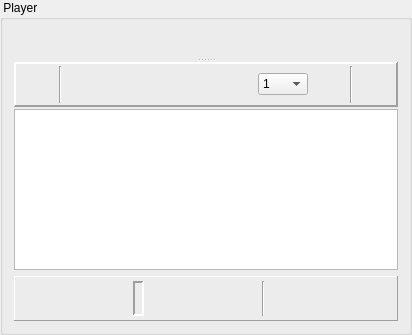
        <widget class="QGroupBox" name="groupPlayer">
         <property name="title">
          <string> Player </string>
         </property>
         <layout class="QVBoxLayout" name="verticalLayout_5">
          <item>
           <widget class="QSplitter" name="hSplitterPlayer">
            <property name="styleSheet">
             <string notr="true">QSplitter#hSplitterPlayer::handle {
   image: url(:/png/h_split);
}

QSplitter#hSplitterPlayer::handle:horizontal {
   width: 5px;
}

QSplitter#hSplitterPlayer::handle:vertical {
   height: 5px;
}

QSplitter#hSplitterPlayer::handle:hover {
   image: url(:/png/h_split_hover);
}

QSplitter#hSplitterPlayer::handle:pressed {
   image: url(:/png/h_split_pressed);
}
</string>
            </property>
            <property name="orientation">
             <enum>Qt::Vertical</enum>
            </property>
            <widget class="CPlayer" name="player" native="true"/>
            <widget class="QWidget" name="layoutWidget">
             <layout class="QVBoxLayout" name="vLayoutPlayInfo" stretch="0,80">
              <property name="spacing">
               <number>2</number>
              </property>
              <item>
               <widget class="QFrame" name="frameTimerInfo">
                <property name="minimumSize">
                 <size>
                  <width>0</width>
                  <height>45</height>
                 </size>
                </property>
                <property name="styleSheet">
                 <string notr="true">QFrame#frameTimerInfo {
background-color: qlineargradient(spread:pad, x1:0, y1:0, x2:0, y2:1, stop:0 #ccc, 	stop:0.7 #555, stop:1 #bbb);
border-left: 1px solid #eee;
border-right: 1px solid #666;
border-bottom: 1px solid #666;
border-top: 0px;
};</string>
                </property>
                <property name="frameShape">
                 <enum>QFrame::Panel</enum>
                </property>
                <property name="frameShadow">
                 <enum>QFrame::Raised</enum>
                </property>
                <property name="lineWidth">
                 <number>2</number>
                </property>
                <layout class="QHBoxLayout" name="horizontalLayout_2">
                 <property name="spacing">
                  <number>4</number>
                 </property>
                 <property name="leftMargin">
                  <number>5</number>
                 </property>
                 <property name="topMargin">
                  <number>2</number>
                 </property>
                 <property name="rightMargin">
                  <number>5</number>
                 </property>
                 <property name="bottomMargin">
                  <number>2</number>
                 </property>
                 <item>
                  <widget class="QPushButton" name="pushLive">
                   <property name="maximumSize">
                    <size>
                     <width>34</width>
                     <height>34</height>
                    </size>
                   </property>
                   <property name="toolTip">
                    <string>Show Live!</string>
                   </property>
                   <property name="text">
                    <string/>
                   </property>
                   <property name="icon">
                    <iconset>
                     <normaloff>branding:live</normaloff>branding:live</iconset>
                   </property>
                   <property name="iconSize">
                    <size>
                     <width>32</width>
                     <height>32</height>
                    </size>
                   </property>
                   <property name="flat">
                    <bool>true</bool>
                   </property>
                  </widget>
                 </item>
                 <item>
                  <widget class="Line" name="line_4">
                   <property name="orientation">
                    <enum>Qt::Vertical</enum>
                   </property>
                  </widget>
                 </item>
                 <item>
                  <widget class="QPushButton" name="pushPlay">
                   <property name="maximumSize">
                    <size>
                     <width>34</width>
                     <height>34</height>
                    </size>
                   </property>
                   <property name="toolTip">
                    <string>Play selected Channel</string>
                   </property>
                   <property name="text">
                    <string/>
                   </property>
                   <property name="icon">
                    <iconset resource="../common.qrc">
                     <normaloff>:/app/play</normaloff>:/app/play</iconset>
                   </property>
                   <property name="iconSize">
                    <size>
                     <width>32</width>
                     <height>32</height>
                    </size>
                   </property>
                   <property name="autoDefault">
                    <bool>false</bool>
                   </property>
                   <property name="flat">
                    <bool>true</bool>
                   </property>
                  </widget>
                 </item>
                 <item>
                  <widget class="QPushButton" name="pushRecord">
                   <property name="maximumSize">
                    <size>
                     <width>34</width>
                     <height>34</height>
                    </size>
                   </property>
                   <property name="toolTip">
                    <string>Record selected Channel</string>
                   </property>
                   <property name="text">
                    <string/>
                   </property>
                   <property name="icon">
                    <iconset resource="../common.qrc">
                     <normaloff>:/app/record</normaloff>:/app/record</iconset>
                   </property>
                   <property name="iconSize">
                    <size>
                     <width>32</width>
                     <height>32</height>
                    </size>
                   </property>
                   <property name="autoDefault">
                    <bool>false</bool>
                   </property>
                   <property name="flat">
                    <bool>true</bool>
                   </property>
                  </widget>
                 </item>
                 <item>
                  <widget class="QPushButton" name="pushStop">
                   <property name="enabled">
                    <bool>false</bool>
                   </property>
                   <property name="minimumSize">
                    <size>
                     <width>0</width>
                     <height>0</height>
                    </size>
                   </property>
                   <property name="maximumSize">
                    <size>
                     <width>34</width>
                     <height>34</height>
                    </size>
                   </property>
                   <property name="toolTip">
                    <string>Stop Player</string>
                   </property>
                   <property name="text">
                    <string/>
                   </property>
                   <property name="icon">
                    <iconset resource="../common.qrc">
                     <normaloff>:/app/stop</normaloff>:/app/stop</iconset>
                   </property>
                   <property name="iconSize">
                    <size>
                     <width>32</width>
                     <height>32</height>
                    </size>
                   </property>
                   <property name="autoDefault">
                    <bool>false</bool>
                   </property>
                   <property name="flat">
                    <bool>true</bool>
                   </property>
                  </widget>
                 </item>
                 <item>
                  <spacer name="horizontalSpacer_4">
                   <property name="orientation">
                    <enum>Qt::Horizontal</enum>
                   </property>
                   <property name="sizeHint" stdset="0">
                    <size>
                     <width>40</width>
                     <height>20</height>
                    </size>
                   </property>
                  </spacer>
                 </item>
                 <item>
                  <widget class="QPushButton" name="pushBwd">
                   <property name="enabled">
                    <bool>false</bool>
                   </property>
                   <property name="maximumSize">
                    <size>
                     <width>34</width>
                     <height>34</height>
                    </size>
                   </property>
                   <property name="toolTip">
                    <string>Jump Backward</string>
                   </property>
                   <property name="text">
                    <string/>
                   </property>
                   <property name="icon">
                    <iconset resource="../common.qrc">
                     <normaloff>:/app/bwd</normaloff>:/app/bwd</iconset>
                   </property>
                   <property name="iconSize">
                    <size>
                     <width>32</width>
                     <height>32</height>
                    </size>
                   </property>
                   <property name="flat">
                    <bool>true</bool>
                   </property>
                  </widget>
                 </item>
                 <item>
                  <widget class="QComboBox" name="cbxTimeJumpVal">
                   <property name="minimumSize">
                    <size>
                     <width>50</width>
                     <height>0</height>
                    </size>
                   </property>
                   <property name="toolTip">
                    <string>Time Jump Value in minutes</string>
                   </property>
                   <item>
                    <property name="text">
                     <string>1</string>
                    </property>
                   </item>
                   <item>
                    <property name="text">
                     <string>2</string>
                    </property>
                   </item>
                   <item>
                    <property name="text">
                     <string>3</string>
                    </property>
                   </item>
                   <item>
                    <property name="text">
                     <string>4</string>
                    </property>
                   </item>
                   <item>
                    <property name="text">
                     <string>5</string>
                    </property>
                   </item>
                   <item>
                    <property name="text">
                     <string>10</string>
                    </property>
                   </item>
                  </widget>
                 </item>
                 <item>
                  <widget class="QPushButton" name="pushFwd">
                   <property name="enabled">
                    <bool>false</bool>
                   </property>
                   <property name="maximumSize">
                    <size>
                     <width>34</width>
                     <height>34</height>
                    </size>
                   </property>
                   <property name="toolTip">
                    <string>Jump Forward</string>
                   </property>
                   <property name="text">
                    <string/>
                   </property>
                   <property name="icon">
                    <iconset resource="../common.qrc">
                     <normaloff>:/app/fwd</normaloff>:/app/fwd</iconset>
                   </property>
                   <property name="iconSize">
                    <size>
                     <width>32</width>
                     <height>32</height>
                    </size>
                   </property>
                   <property name="flat">
                    <bool>true</bool>
                   </property>
                  </widget>
                 </item>
                 <item>
                  <widget class="Line" name="line_2">
                   <property name="orientation">
                    <enum>Qt::Vertical</enum>
                   </property>
                  </widget>
                 </item>
                 <item>
                  <widget class="QPushButton" name="pushTimerRec">
                   <property name="maximumSize">
                    <size>
                     <width>34</width>
                     <height>34</height>
                    </size>
                   </property>
                   <property name="toolTip">
                    <string>Timer Record</string>
                   </property>
                   <property name="text">
                    <string/>
                   </property>
                   <property name="icon">
                    <iconset resource="../common.qrc">
                     <normaloff>:/app/timerrec</normaloff>:/app/timerrec</iconset>
                   </property>
                   <property name="iconSize">
                    <size>
                     <width>32</width>
                     <height>32</height>
                    </size>
                   </property>
                   <property name="autoDefault">
                    <bool>false</bool>
                   </property>
                   <property name="flat">
                    <bool>true</bool>
                   </property>
                  </widget>
                 </item>
                </layout>
               </widget>
              </item>
              <item>
               <widget class="CEpgBrowser" name="textEpgShort">
                <property name="whatsThis">
                 <string>Short EPG</string>
                </property>
               </widget>
              </item>
             </layout>
            </widget>
           </widget>
          </item>
          <item>
           <widget class="QFrame" name="frameProgBtns">
            <property name="minimumSize">
             <size>
              <width>0</width>
              <height>45</height>
             </size>
            </property>
            <property name="styleSheet">
             <string notr="true">QFrame#frameProgBtns {
background-color: qlineargradient(spread:pad, x1:0, y1:0, x2:0, y2:1, stop:0 #ccc, 	stop:0.7 #555, stop:1 #bbb);
border-left: 1px solid #eee;
border-right: 1px solid #666;
border-bottom: 1px solid #666;
border-top: 0px;
};</string>
            </property>
            <property name="frameShape">
             <enum>QFrame::Panel</enum>
            </property>
            <property name="frameShadow">
             <enum>QFrame::Raised</enum>
            </property>
            <property name="lineWidth">
             <number>1</number>
            </property>
            <layout class="QHBoxLayout" name="horizontalLayout">
             <property name="spacing">
              <number>4</number>
             </property>
             <property name="margin">
              <number>4</number>
             </property>
             <item>
              <spacer name="horizontalSpacer">
               <property name="orientation">
                <enum>Qt::Horizontal</enum>
               </property>
               <property name="sizeHint" stdset="0">
                <size>
                 <width>40</width>
                 <height>20</height>
                </size>
               </property>
              </spacer>
             </item>
             <item>
              <widget class="CLCDDisplay" name="labState">
               <property name="frameShape">
                <enum>QFrame::Panel</enum>
               </property>
               <property name="frameShadow">
                <enum>QFrame::Sunken</enum>
               </property>
               <property name="lineWidth">
                <number>2</number>
               </property>
               <property name="text">
                <string/>
               </property>
               <property name="pixmap">
                <pixmap resource="../lcd.qrc">:/lcd/blank</pixmap>
               </property>
               <property name="alignment">
                <set>Qt::AlignRight|Qt::AlignTrailing|Qt::AlignVCenter</set>
               </property>
              </widget>
             </item>
             <item>
              <spacer name="horizontalSpacer_3">
               <property name="orientation">
                <enum>Qt::Horizontal</enum>
               </property>
               <property name="sizeHint" stdset="0">
                <size>
                 <width>40</width>
                 <height>20</height>
                </size>
               </property>
              </spacer>
             </item>
             <item>
              <widget class="Line" name="line">
               <property name="orientation">
                <enum>Qt::Vertical</enum>
               </property>
              </widget>
             </item>
             <item>
              <widget class="QPushButton" name="pushSettings">
               <property name="minimumSize">
                <size>
                 <width>28</width>
                 <height>28</height>
                </size>
               </property>
               <property name="maximumSize">
                <size>
                 <width>28</width>
                 <height>28</height>
                </size>
               </property>
               <property name="toolTip">
                <string>Settings</string>
               </property>
               <property name="text">
                <string/>
               </property>
               <property name="icon">
                <iconset resource="../common.qrc">
                 <normaloff>:/app/settings</normaloff>:/app/settings</iconset>
               </property>
               <property name="iconSize">
                <size>
                 <width>24</width>
                 <height>24</height>
                </size>
               </property>
               <property name="autoDefault">
                <bool>false</bool>
               </property>
               <property name="flat">
                <bool>true</bool>
               </property>
              </widget>
             </item>
             <item>
              <widget class="QPushButton" name="pushAbout">
               <property name="minimumSize">
                <size>
                 <width>28</width>
                 <height>28</height>
                </size>
               </property>
               <property name="maximumSize">
                <size>
                 <width>28</width>
                 <height>28</height>
                </size>
               </property>
               <property name="toolTip">
                <string>About ...</string>
               </property>
               <property name="text">
                <string/>
               </property>
               <property name="icon">
                <iconset resource="../common.qrc">
                 <normaloff>:/app/info</normaloff>:/app/info</iconset>
               </property>
               <property name="iconSize">
                <size>
                 <width>24</width>
                 <height>24</height>
                </size>
               </property>
               <property name="autoDefault">
                <bool>false</bool>
               </property>
               <property name="flat">
                <bool>true</bool>
               </property>
              </widget>
             </item>
             <item>
              <widget class="QPushButton" name="pushHelp">
               <property name="minimumSize">
                <size>
                 <width>28</width>
                 <height>28</height>
                </size>
               </property>
               <property name="maximumSize">
                <size>
                 <width>28</width>
                 <height>28</height>
                </size>
               </property>
               <property name="toolTip">
                <string>Help</string>
               </property>
               <property name="text">
                <string/>
               </property>
               <property name="icon">
                <iconset resource="../common.qrc">
                 <normaloff>:/app/help</normaloff>:/app/help</iconset>
               </property>
               <property name="iconSize">
                <size>
                 <width>24</width>
                 <height>24</height>
                </size>
               </property>
               <property name="autoDefault">
                <bool>false</bool>
               </property>
               <property name="flat">
                <bool>true</bool>
               </property>
              </widget>
             </item>
             <item>
              <widget class="QPushButton" name="pushQuit">
               <property name="minimumSize">
                <size>
                 <width>28</width>
                 <height>28</height>
                </size>
               </property>
               <property name="maximumSize">
                <size>
                 <width>28</width>
                 <height>28</height>
                </size>
               </property>
               <property name="toolTip">
                <string>Quit</string>
               </property>
               <property name="text">
                <string/>
               </property>
               <property name="icon">
                <iconset resource="../common.qrc">
                 <normaloff>:/app/quit</normaloff>:/app/quit</iconset>
               </property>
               <property name="iconSize">
                <size>
                 <width>24</width>
                 <height>24</height>
                </size>
               </property>
               <property name="autoDefault">
                <bool>false</bool>
               </property>
               <property name="flat">
                <bool>true</bool>
               </property>
              </widget>
             </item>
            </layout>
           </widget>
          </item>
         </layout>
        </widget>
